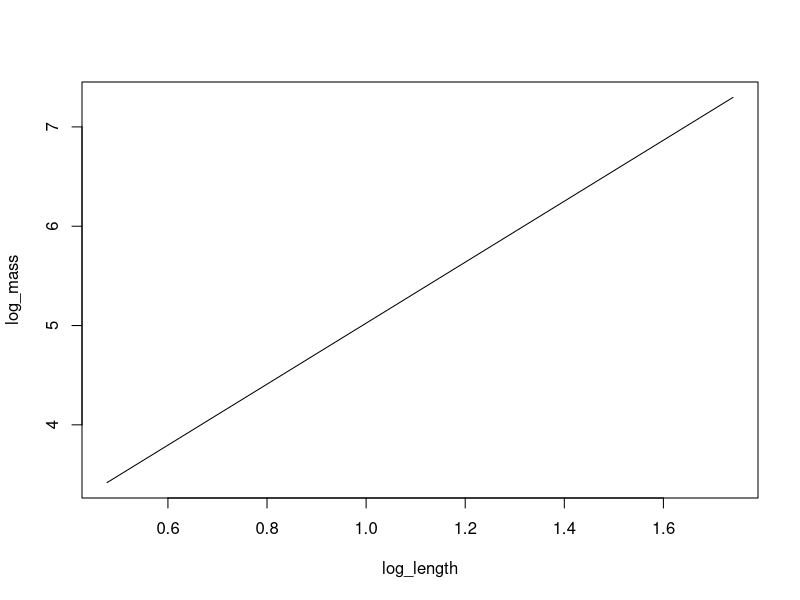
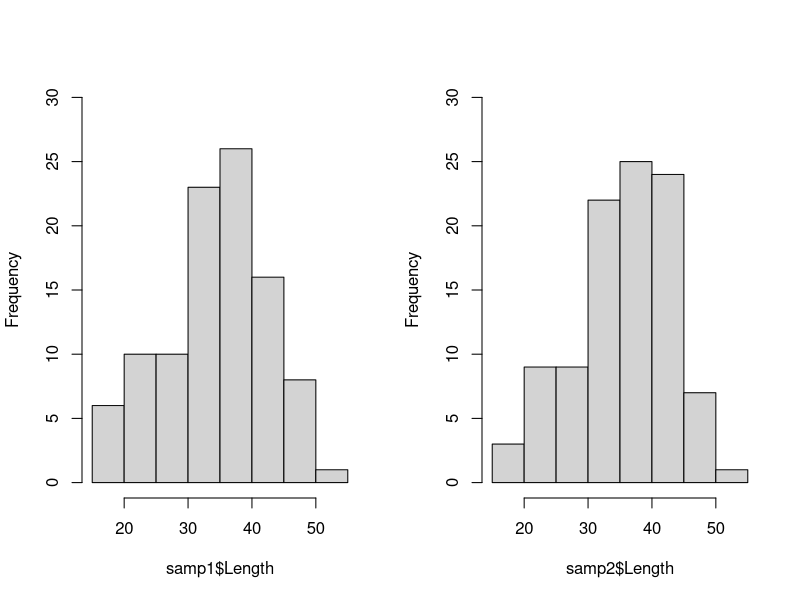
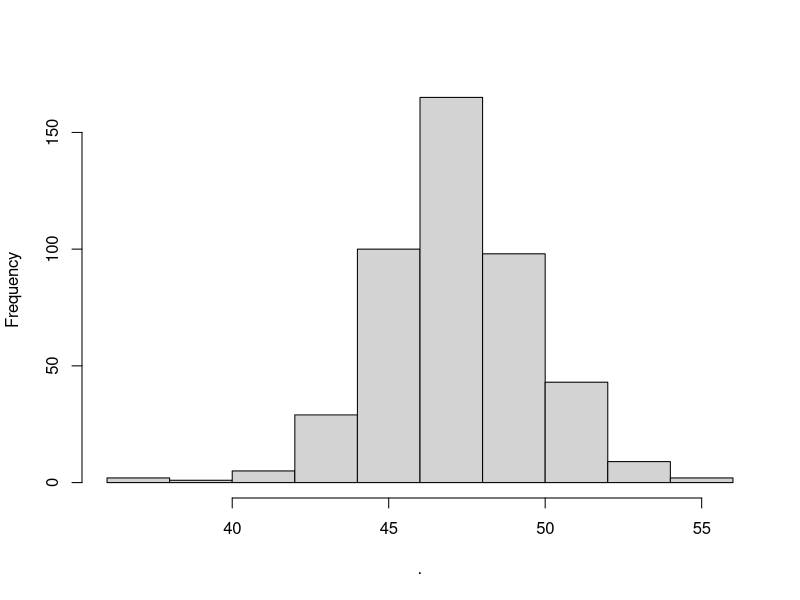
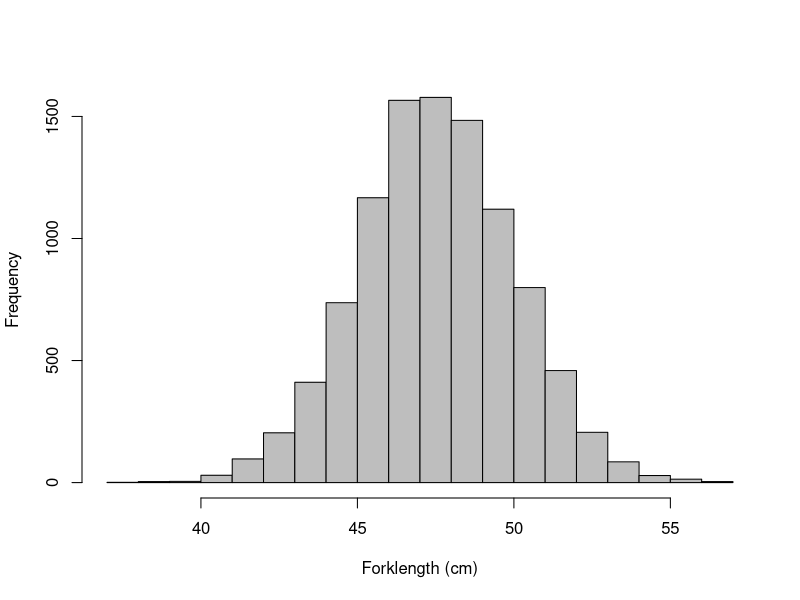

Write R code to recreate these figures, in order.
## ---- chunk 1
# Start by reading in the data
am_shad <- read.csv("data/ctr_fish.csv")
## ---- chunk 2
# Look at the first 10 rows
head(am_shad, 10)
## ---- chunk 3
# Look at the structure of the data
str(am_shad)
## ---- chunk 4
summary(am_shad)
## ---- chunk 5
measured <- am_shad[am_shad$backCalculated == FALSE, ]
## ---- chunk 6
# Notice how we string together multiple 
# conditions with "&". If these were 'or'
# we would use the vertical pipe "|"
age_6_rows_measured <- am_shad[am_shad$backCalculated == FALSE & 
                                 am_shad$Sex == "R" &
                                 am_shad$Age == 6, ]
## ---- chunk 7
measured <- subset(am_shad, backCalculated == FALSE)
## ---- chunk 8
age_6_roes_measured <- subset(am_shad,
                              backCalculated == FALSE &
                                Sex == "R" &
                                Age == 6
                              )
## ---- chunk 9
# Here, I use the column name because
# we just want all observations of a single
# variable. Be careful switching between names,
# numbers, and $names!
table(measured['Sex'])
## ---- chunk 10
table(measured$Sex, measured$Age)
## ---- chunk 11
age_6_roes_measured <- subset(am_shad,
                              backCalculated == FALSE &
                                Sex == "R" &
                                Age == 6
                              )

age_6_female_mean <- mean(age_6_roes_measured$Length)
## ---- chunk 12
library(dplyr)
## ---- chunk 13
g_lengths <- group_by(measured, Sex, Age)
## ---- chunk 14
sum_out <- summarize(g_lengths, avg = mean(Length))

head(sum_out)
## ---- chunk 15
# This will do it all at once!
sum_out <- # Front-end object assignment
  measured %>% # Pass measured to the group_by function
  group_by(Sex, Age) %>% # Group by Sex and age and pass to summarize
  summarize(avg = mean(Length))

## ---- chunk 16
  measured %>% # Pass measured to the group_by function
  group_by(Sex, Age) %>% # Group by Sex and age and pass to summarize
  summarize(avg = mean(Length)) -> sim_out # Back-end object assignment
## ---- chunk 17
sum_out <-
  measured %>% 
  group_by(Sex, Age) %>% 
  summarize(avg = mean(Length), s.d. = sd(Length))

head(sum_out)

## ---- chunk 18
mod <- lm(log10(Mass) ~ log10(Length), data = am_shad[am_shad$Mass != 0, ])
## ---- chunk 19
# Parameters from length-weight regression
m <- 3.0703621
b <- 1.9535405

# Make a sequence of new lengths based on range in data,
# then take the log of the whole thing all at once.
log_length <- log10( seq(min(am_shad$Length), max(am_shad$Length), 1) )

# Calculate a new thing (log10_mass) using parameters for line
# and sequence of new log10_length.
log_mass <- m * log_length + b

# Plot the prediction
plot(x = log_length, y = log_mass, type = "l")
## ---- chunk 20
n_samples <- 100
## ---- chunk 21
# Randomly sample 100 rows of data from our data frame two different
# times to see the differences
samp1 <- am_shad[sample(nrow(am_shad), size = n_samples, replace = FALSE), ]
samp2 <- am_shad[sample(nrow(am_shad), size = n_samples, replace = FALSE), ]

# We can look at them with our histograms
par(mfrow = c(1, 2))
hist(samp1$Length, main = "", ylim = c(0, 30))
hist(samp2$Length, main = "", ylim = c(0, 30))
## ---- chunk 22
par(mfrow = c(1, 1))
## ---- chunk 23
am_shad %>%
  subset(Age == 6 & Sex == "R", select='Length', drop=TRUE) %>%
   hist(main = "")
## ---- chunk 24
# Calculate the mean Length 
x_bar <- am_shad %>%
  subset(Age == 6 & Sex == "R", select='Length', drop=TRUE) %>%
  mean

# Calculate standard deviation of Length
sigma <- am_shad %>%
  subset(Age == 6 & Sex == "R", select='Length', drop=TRUE) %>%
  sd

## ---- chunk 25
length_sample <- rnorm(n = 10000, mean = x_bar, sd = sigma)

# Plot the sample to see if it is a normal- YAY it is!
hist(length_sample,
  col = "gray",
  main = "",
  xlab = "Forklength (cm)"
)
